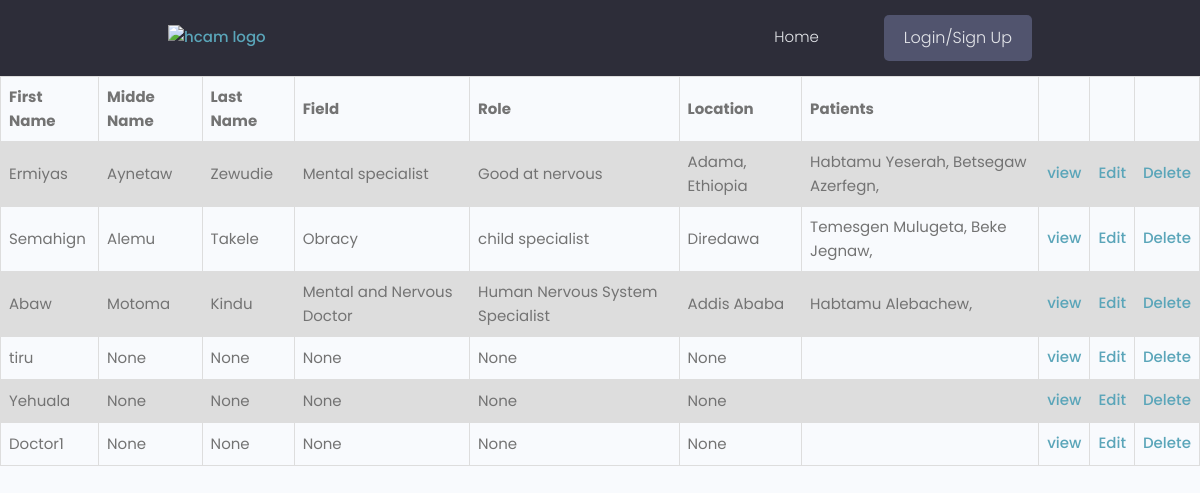
The app's page /users/doctors/, older data.
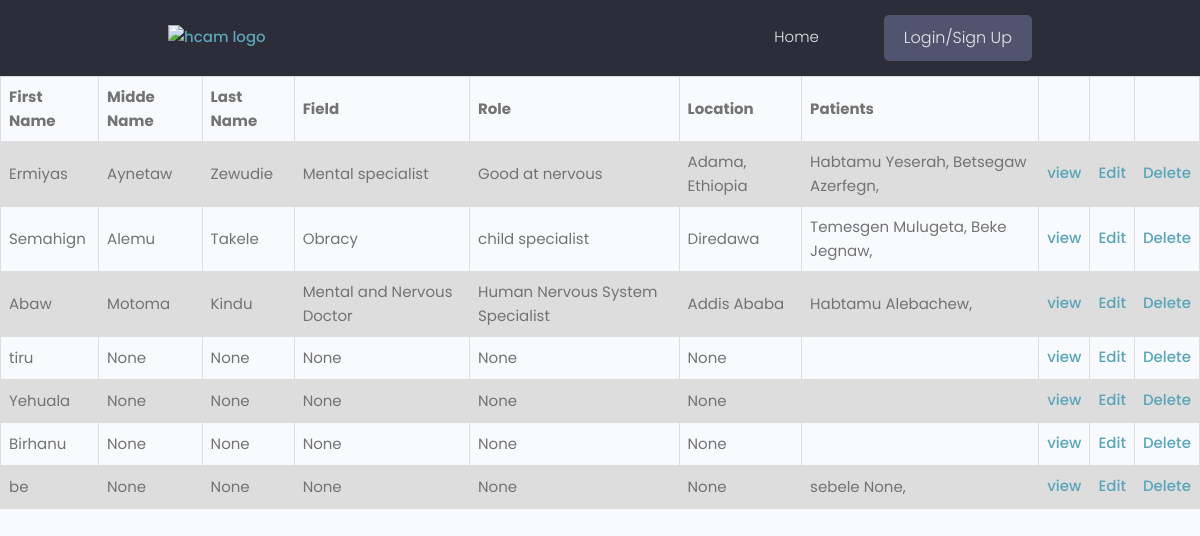
The same page, newer data.
### users/models.py (models this page shows, shortened)
class Doctor(models.Model):
    user = models.OneToOneField(UserAccount, null=True, blank=True, on_delete=models.CASCADE)
    first_name = models.CharField(max_length=100, null=True, blank=True)
    middle_name = models.CharField(max_length=100, null=True, blank=True)
    last_name = models.CharField(max_length=100, null=True, blank=True)
    email = models.EmailField(max_length=150, null=True, blank=True)
    username = models.CharField(max_length=100, null=True, blank=True)
    location = models.CharField(max_length=100, null=True, blank=True)
    national_id = models.ImageField(null=True, blank=True, default='national.jpg')
    field_title = models.CharField(max_length=150, null=True, blank=True)
    short_intro = models.CharField(max_length=250, null=True, blank=True)
    profile_image = models.ImageField(null=True, blank=True, default='default-doctor.jpg')
    biography = models.TextField(null=True, blank=True)
    working_place = models.ForeignKey(Hospital, on_delete=models.CASCADE, null=True, blank=True)
    cv = models.ImageField(null=True, blank=True)
    created = models.DateTimeField(auto_now_add=True)
    id = models.UUIDField(default=uuid.uuid4, unique=True, primary_key=True, editable=False)

class Patient(models.Model):
    user = models.OneToOneField(UserAccount, null=True, blank=True, on_delete=models.CASCADE)
    first_name = models.CharField(max_length=100, null=True, blank=True)
    middle_name = models.CharField(max_length=100, null=True, blank=True)
    last_name = models.CharField(max_length=100, null=True, blank=True)
    email = models.EmailField(max_length=150, null=True, blank=True)
    username = models.CharField(max_length=100, null=True, blank=True)
    location = models.CharField(max_length=100, null=True, blank=True)
    national_id = models.ImageField(null=True, blank=True, default='national.jpg')
    age = models.PositiveIntegerField(null=True, blank=True)
    outPatient = models.BooleanField(null=True, blank=True)
    doctor = models.ForeignKey(Doctor, null=True, blank=True, on_delete=models.SET_NULL)
    diseases = models.ManyToManyField('Disease')
    caregiver = models.ForeignKey(Caregiver, null=True, blank=True, on_delete=models.CASCADE)
    profile_image = models.ImageField(null=True, blank=True, default='default-patient.png')
    created = models.DateTimeField(auto_now_add=True)
    id = models.UUIDField(default=uuid.uuid4, unique=True, primary_key=True, editable=False)

### users/views.py (the view)
# urls.py: path('doctors/', views.doctors, name = 'doctors'),
def doctors(request):
    doctorObj = Doctor.objects.all()
    context = {'doctorObj': doctorObj}
    return render(request, 'users/doctors.html', context)

### users/templates/users/doctors.html (shortened to what this page needs)
{% extends 'main.html' %}
{% block content %}
{% include 'navbar.html' %}
<!DOCTYPE html>
<html>
<head>
</head>
<body>
<table>
  <tr>
    <th>First Name</th>
    <th>Midde Name</th>
    <th>Last Name</th>
    <th>Field</th>
    <th>Role</th>
    <th>Location</th>
    <th>Patients</th>
    <th>     </th>
    <th>     </th>
    <th>     </th>
  </tr>
  {% for doctor in doctorObj %}
  <tr>
    <td>{{doctor.first_name}}</td>
    <td>{{doctor.middle_name}}</td>
    <td>{{doctor.last_name}}</td>
    <td>{{doctor.field_title}}</td>
    <td>{{doctor.short_intro}}</td>
    <td>{{doctor.location}}</td>
    <td>{% for patient in doctor.patient_set.all %}
    {{patient.first_name}} {{patient.middle_name}},
    {% endfor %}</td>
    <td><a href="{% url 'single-doctor' doctor.id %}">view</a></td>
    <td><a href="{% url 'update-doctor' doctor.id %}">Edit </a></td>
    <td><a href="{% url 'delete-doctor' doctor.id %}">Delete</a></td>
  </tr>
  {% endfor %}
</table>
</body>
</html>
{% endblock %}

Row changes from the older to the newer data that the page shows:
removed Doctor: first_name "Doctor1", middle_name "None", last_name "None", field_title "None", short_intro "None", location "None"
added Doctor: first_name "Birhanu", middle_name "None", last_name "None", field_title "None", short_intro "None", location "None"
added Doctor: first_name "be", middle_name "None", last_name "None", field_title "None", short_intro "None", location "None"
added Patient: first_name "sebele", middle_name "None", shown under "be"
